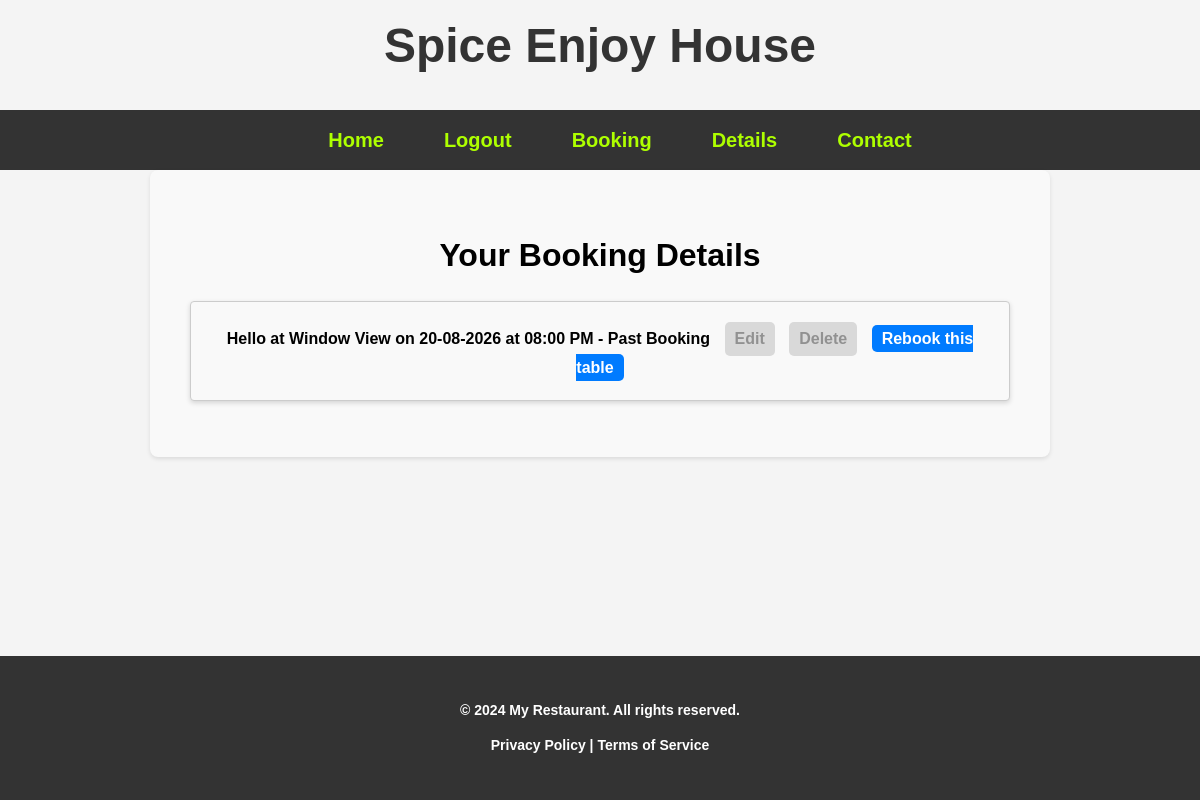
Before: /booking-details/ (signed in) with the older database file.
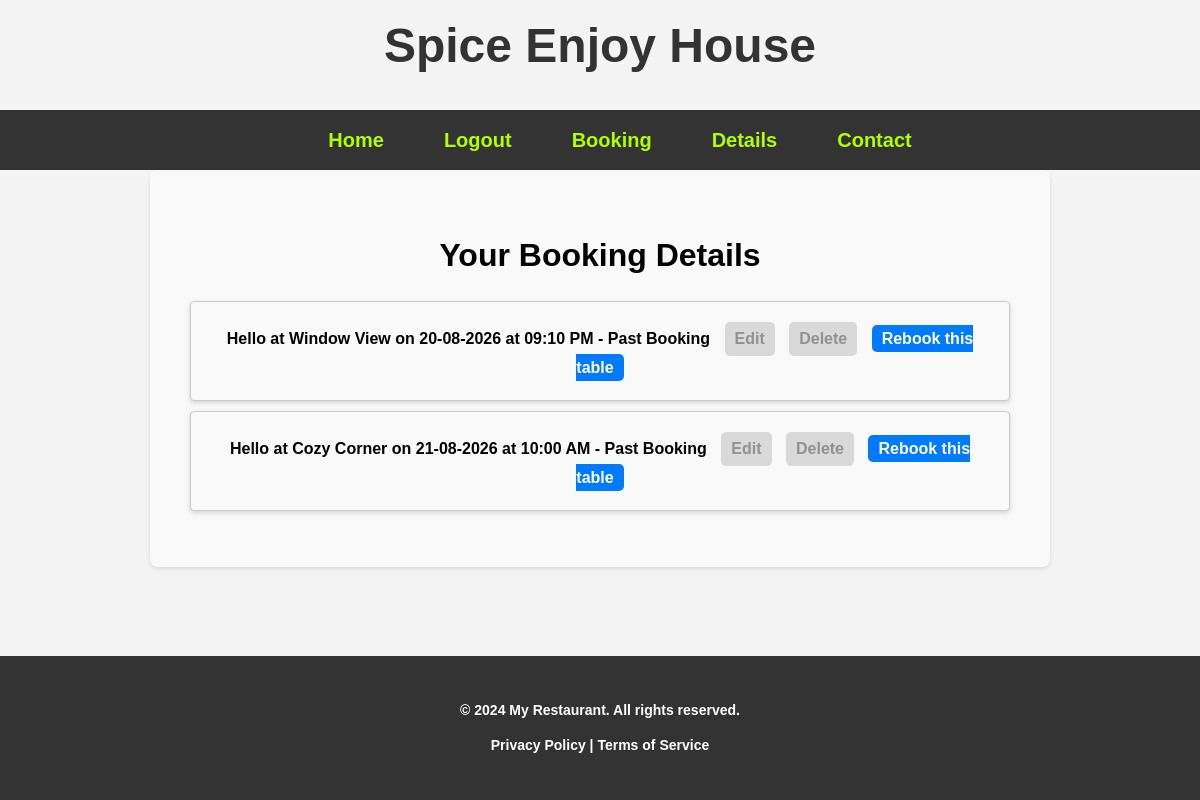
After: the same page with the newer database file.
### booking_app/models.py (models this page shows, shortened)
class Booking(models.Model):
    table = models.ForeignKey(Table, on_delete=models.CASCADE)
    user = models.ForeignKey(User, on_delete=models.CASCADE)
    guest_name = models.CharField(max_length=100, validators=[MinLengthValidator(1)])
    booking_date = models.DateField()
    booking_time = models.TimeField()
    is_cancelled = models.BooleanField(default=False)

class Table(models.Model):
    CHOICES = [
        ("Window View", "Window View"),
        ("Cozy Corner", "Cozy Corner"),
        ("Family Booth", "Family Booth"),
    ]
    name = models.CharField(max_length=50, choices=CHOICES, default="Window View", validators=[MinLengthValidator(1)])

### booking_app/views.py (the view)
# urls.py: path('booking-details/', views.booking_details, name='booking-details'),
@login_required
def booking_details(request):
    if request.user.is_authenticated:
        user_bookings = Booking.objects.filter(user=request.user)
    else:
        user_bookings = None
    today = timezone.now().date()
    return render(request, 'booking_app/booking_details.html', {'user_bookings': user_bookings, 'today': today})

### booking_app/templates/booking_app/booking_details.html
{% extends "base.html" %}
{% load static %}
{% block content %}
<div class="container">
    <h1>Your Booking Details</h1>
    {% if user.is_authenticated %}
    {% if user_bookings %}
    <ul class="booking_list">
        {% for booking in user_bookings %}
        <li class="booking_item">
            {{ booking.guest_name }} at {{ booking.table.name }} on {{ booking.booking_date|date:"d-m-Y" }} at {{ booking.booking_time|time:"h:i A" }}
            {% if booking.booking_date < today %}
            <span class="status past">- Past Booking</span>
            {% endif %}
            {% if booking.booking_date >= today %}
            <a href="{% url 'edit-booking' booking.id %}" class="edit-link">Edit</a>
            <a href="{% url 'delete-booking' booking.id %}" class="delete-link">Delete</a>
            {% else %}
            <span class="disabled">Edit</span>
            <span class="disabled">Delete</span>
            {% endif %}
            <a href="{% url 'booking-form' %}?table={{booking.table.id}}" class="rebook-link">Rebook this table</a>
        </li>
        {% endfor %}
    </ul>
    {% else %}
    <p>No bookings found.</p>
    {% endif %}
    {% else %}
    <p>Please log in to view your bookings.</p>
    {% endif %}
</div>
{% endblock content %}

Changed rows visible on the page:
removed Booking: guest_name "Hello", table.name "Window View", booking_date "20-08-2026", booking_time "08:00 PM", shows "- Past Booking", shows "Edit"
added Booking: guest_name "Hello", table.name "Window View", booking_date "20-08-2026", booking_time "09:10 PM", shows "- Past Booking", shows "Edit"
added Booking: guest_name "Hello", table.name "Cozy Corner", booking_date "21-08-2026", booking_time "10:00 AM", shows "- Past Booking", shows "Edit"
